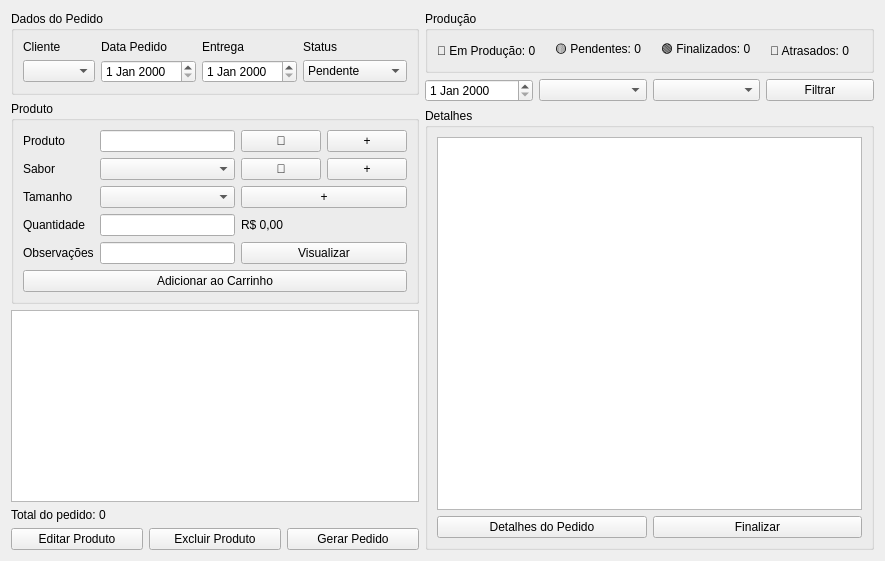
      <widget class="QWidget" name="pagePedidos">
       <layout class="QHBoxLayout">
        <item>
         <layout class="QVBoxLayout">
          <item>
           <widget class="QGroupBox" name="groupDados">
            <property name="title">
             <string>Dados do Pedido</string>
            </property>
            <layout class="QGridLayout">
             <item row="1" column="4">
              <widget class="QComboBox" name="comboStatus_Pedido">
               <item>
                <property name="text">
                 <string>Pendente</string>
                </property>
               </item>
               <item>
                <property name="text">
                 <string>Em Produção</string>
                </property>
               </item>
               <item>
                <property name="text">
                 <string>Finalizado</string>
                </property>
               </item>
               <item>
                <property name="text">
                 <string>Atrasado</string>
                </property>
               </item>
               <item>
                <property name="text">
                 <string>Pausado</string>
                </property>
               </item>
              </widget>
             </item>
             <item row="1" column="0">
              <widget class="QComboBox" name="comboCliente"/>
             </item>
             <item row="0" column="0">
              <widget class="QLabel" name="label">
               <property name="text">
                <string>Cliente</string>
               </property>
              </widget>
             </item>
             <item row="0" column="1">
              <widget class="QLabel" name="label">
               <property name="text">
                <string>Data Pedido</string>
               </property>
              </widget>
             </item>
             <item row="1" column="2">
              <widget class="QDateEdit" name="dateEntrega"/>
             </item>
             <item row="1" column="1">
              <widget class="QDateEdit" name="datePedido"/>
             </item>
             <item row="0" column="2">
              <widget class="QLabel" name="label">
               <property name="text">
                <string>Entrega</string>
               </property>
              </widget>
             </item>
             <item row="0" column="4">
              <widget class="QLabel" name="label_2">
               <property name="text">
                <string>Status</string>
               </property>
              </widget>
             </item>
            </layout>
           </widget>
          </item>
          <item>
           <widget class="QGroupBox" name="groupProduto">
            <property name="title">
             <string>Produto</string>
            </property>
            <layout class="QGridLayout">
             <item row="0" column="1">
              <widget class="QLineEdit" name="lineEdit_2"/>
             </item>
             <item row="4" column="2" colspan="2">
              <widget class="QLabel" name="lblPrecoProduto">
               <property name="styleSheet">
                <string notr="true"/>
               </property>
               <property name="text">
                <string>R$ 0,00</string>
               </property>
              </widget>
             </item>
             <item row="0" column="0">
              <widget class="QLabel" name="label">
               <property name="text">
                <string>Produto</string>
               </property>
              </widget>
             </item>
             <item row="0" column="3">
              <widget class="QPushButton" name="btnAddProduto">
               <property name="text">
                <string>+</string>
               </property>
              </widget>
             </item>
             <item row="0" column="2">
              <widget class="QPushButton" name="btnBuscaProduto">
               <property name="text">
                <string>🔎</string>
               </property>
              </widget>
             </item>
             <item row="2" column="0">
              <widget class="QLabel" name="label">
               <property name="text">
                <string>Tamanho</string>
               </property>
              </widget>
             </item>
             <item row="4" column="1">
              <widget class="QLineEdit" name="lineQuantidade"/>
             </item>
             <item row="4" column="0">
              <widget class="QLabel" name="label">
               <property name="text">
                <string>Quantidade</string>
               </property>
              </widget>
             </item>
             <item row="5" column="0">
              <widget class="QLabel" name="label">
               <property name="text">
                <string>Observações</string>
               </property>
              </widget>
             </item>
             <item row="5" column="1">
              <widget class="QLineEdit" name="inputObs"/>
             </item>
             <item row="5" column="2" colspan="2">
              <widget class="QPushButton" name="btnVisualizarObs">
               <property name="text">
                <string>Visualizar</string>
               </property>
              </widget>
             </item>
             <item row="6" column="0" colspan="4">
              <widget class="QPushButton" name="btnAddCarrinho">
               <property name="text">
                <string>Adicionar ao Carrinho</string>
               </property>
              </widget>
             </item>
             <item row="1" column="1">
              <widget class="QComboBox" name="comboSabor"/>
             </item>
             <item row="1" column="2">
              <widget class="QPushButton" name="btnBuscaSabor">
               <property name="text">
                <string>🔎</string>
               </property>
              </widget>
             </item>
             <item row="1" column="3">
              <widget class="QPushButton" name="btnAddSabor">
               <property name="text">
                <string>+</string>
               </property>
              </widget>
             </item>
             <item row="1" column="0">
              <widget class="QLabel" name="label">
               <property name="text">
                <string>Sabor</string>
               </property>
              </widget>
             </item>
             <item row="2" column="1">
              <widget class="QComboBox" name="comboTamanho"/>
             </item>
             <item row="2" column="2" colspan="2">
              <widget class="QPushButton" name="btnAddTamanho">
               <property name="text">
                <string>+</string>
               </property>
              </widget>
             </item>
            </layout>
           </widget>
          </item>
          <item>
           <widget class="QTableWidget" name="tableItens"/>
          </item>
          <item>
           <widget class="QLabel" name="lblTotal">
            <property name="text">
             <string>Total do pedido: 0</string>
            </property>
           </widget>
          </item>
          <item>
           <layout class="QHBoxLayout">
            <item>
             <widget class="QPushButton" name="btnCriarPedido">
              <property name="text">
               <string>Editar Produto</string>
              </property>
             </widget>
            </item>
            <item>
             <widget class="QPushButton" name="btnEditarCarrinho">
              <property name="text">
               <string>Excluir Produto</string>
              </property>
             </widget>
            </item>
            <item>
             <widget class="QPushButton" name="btnExcluirPedido">
              <property name="text">
               <string>Gerar Pedido</string>
              </property>
             </widget>
            </item>
           </layout>
          </item>
         </layout>
        </item>
        <item>
         <layout class="QVBoxLayout">
          <item>
           <widget class="QGroupBox" name="groupDashboard">
            <property name="title">
             <string>Produção</string>
            </property>
            <layout class="QHBoxLayout">
             <item>
              <widget class="QLabel" name="lblProducao_2">
               <property name="text">
                <string>🔵 Em Produção: 0</string>
               </property>
              </widget>
             </item>
             <item>
              <widget class="QLabel" name="lblPendentes"/>
             </item>
             <item>
              <widget class="QLabel" name="lblPendentes_2">
               <property name="text">
                <string>🟡 Pendentes: 0</string>
               </property>
              </widget>
             </item>
             <item>
              <widget class="QLabel" name="lblProducao"/>
             </item>
             <item>
              <widget class="QLabel" name="lblFinalizados_2">
               <property name="text">
                <string>🟢 Finalizados: 0</string>
               </property>
              </widget>
             </item>
             <item>
              <widget class="QLabel" name="lblFinalizados"/>
             </item>
             <item>
              <widget class="QLabel" name="lblAtrasados_2">
               <property name="text">
                <string>🔴 Atrasados: 0</string>
               </property>
              </widget>
             </item>
             <item>
              <widget class="QLabel" name="lblAtrasados"/>
             </item>
            </layout>
           </widget>
          </item>
          <item>
           <layout class="QHBoxLayout">
            <item>
             <widget class="QDateEdit" name="dateFiltro"/>
            </item>
            <item>
             <widget class="QComboBox" name="comboTipo"/>
            </item>
            <item>
             <widget class="QComboBox" name="comboStatus"/>
            </item>
            <item>
             <widget class="QPushButton" name="btnFiltrar">
              <property name="text">
               <string>Filtrar</string>
              </property>
             </widget>
            </item>
           </layout>
          </item>
          <item>
           <widget class="QGroupBox" name="groupDetalhes">
            <property name="title">
             <string>Detalhes</string>
            </property>
            <layout class="QVBoxLayout">
             <item>
              <widget class="QTableWidget" name="tableWidget"/>
             </item>
             <item>
              <layout class="QHBoxLayout">
               <item>
                <widget class="QPushButton" name="btnPausar">
                 <property name="text">
                  <string>Detalhes do Pedido</string>
                 </property>
                </widget>
               </item>
               <item>
                <widget class="QPushButton" name="btnFinalizar">
                 <property name="text">
                  <string>Finalizar</string>
                 </property>
                </widget>
               </item>
              </layout>
             </item>
            </layout>
           </widget>
          </item>
         </layout>
        </item>
       </layout>
      </widget>
